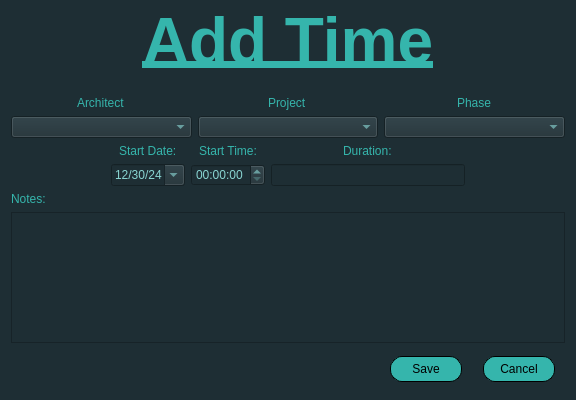
<?xml version="1.0" encoding="UTF-8"?>
<ui version="4.0">
 <class>AddTimeDialog</class>
 <widget class="QDialog" name="AddTimeDialog">
  <property name="geometry">
   <rect>
    <x>0</x>
    <y>0</y>
    <width>576</width>
    <height>400</height>
   </rect>
  </property>
  <property name="windowTitle">
   <string>Dialog</string>
  </property>
  <property name="styleSheet">
   <string notr="true">QWidget{
	background-color: #1E2E34;
}
QComboBox{
	color: #89D5D2;
}
QComboBox QAbstractItemView{
	color: #89D5D2;
}
QLineEdit{
	color: #89D5D2;
}
QDateEdit{
	color: #89D5D2;
}
QTimeEdit{
	color: #89D5D2;
}
QTextEdit{
	color: #89D5D2;
}</string>
  </property>
  <layout class="QVBoxLayout" name="verticalLayout_6">
   <item>
    <widget class="QLabel" name="addTimeLabel">
     <property name="minimumSize">
      <size>
       <width>550</width>
       <height>60</height>
      </size>
     </property>
     <property name="font">
      <font>
       <pointsize>48</pointsize>
       <bold>true</bold>
       <underline>true</underline>
      </font>
     </property>
     <property name="styleSheet">
      <string notr="true">QLabel{
	color: #35B5AC;
}</string>
     </property>
     <property name="text">
      <string>Add Time</string>
     </property>
     <property name="alignment">
      <set>Qt::AlignmentFlag::AlignCenter</set>
     </property>
    </widget>
   </item>
   <item>
    <spacer name="verticalSpacer">
     <property name="orientation">
      <enum>Qt::Orientation::Vertical</enum>
     </property>
     <property name="sizeHint" stdset="0">
      <size>
       <width>20</width>
       <height>80</height>
      </size>
     </property>
    </spacer>
   </item>
   <item>
    <layout class="QHBoxLayout" name="arch_proj_phase_layout">
     <item alignment="Qt::AlignmentFlag::AlignHCenter">
      <widget class="QLabel" name="architectLabel">
       <property name="styleSheet">
        <string notr="true">QLabel{
	color: #35B5AC;
}</string>
       </property>
       <property name="text">
        <string>Architect</string>
       </property>
      </widget>
     </item>
     <item alignment="Qt::AlignmentFlag::AlignHCenter">
      <widget class="QLabel" name="projectLabel">
       <property name="styleSheet">
        <string notr="true">QLabel{
	color: #35B5AC;
}</string>
       </property>
       <property name="text">
        <string>Project</string>
       </property>
      </widget>
     </item>
     <item alignment="Qt::AlignmentFlag::AlignHCenter">
      <widget class="QLabel" name="phaseLabel">
       <property name="styleSheet">
        <string notr="true">QLabel{
	color: #35B5AC;
}</string>
       </property>
       <property name="text">
        <string>Phase</string>
       </property>
      </widget>
     </item>
    </layout>
   </item>
   <item>
    <layout class="QHBoxLayout" name="presets_combobox_layout">
     <item>
      <widget class="QComboBox" name="ArchitectComboBox"/>
     </item>
     <item>
      <widget class="QComboBox" name="ProjectComboBox"/>
     </item>
     <item>
      <widget class="QComboBox" name="PhaseComboBox"/>
     </item>
    </layout>
   </item>
   <item>
    <spacer name="verticalSpacer_2">
     <property name="orientation">
      <enum>Qt::Orientation::Vertical</enum>
     </property>
     <property name="sizeHint" stdset="0">
      <size>
       <width>20</width>
       <height>40</height>
      </size>
     </property>
    </spacer>
   </item>
   <item>
    <layout class="QHBoxLayout" name="horizontalLayout">
     <item>
      <spacer name="timeLayoutLeftSpacer">
       <property name="orientation">
        <enum>Qt::Orientation::Horizontal</enum>
       </property>
       <property name="sizeType">
        <enum>QSizePolicy::Policy::Fixed</enum>
       </property>
       <property name="sizeHint" stdset="0">
        <size>
         <width>100</width>
         <height>20</height>
        </size>
       </property>
      </spacer>
     </item>
     <item>
      <layout class="QVBoxLayout" name="start_date_layout">
       <property name="spacing">
        <number>1</number>
       </property>
       <item alignment="Qt::AlignmentFlag::AlignHCenter|Qt::AlignmentFlag::AlignTop">
        <widget class="QLabel" name="startDate">
         <property name="styleSheet">
          <string notr="true">QLabel{
	color: #35B5AC;
}</string>
         </property>
         <property name="text">
          <string>Start Date:</string>
         </property>
        </widget>
       </item>
       <item alignment="Qt::AlignmentFlag::AlignRight">
        <widget class="QDateEdit" name="timeStartDate">
         <property name="sizePolicy">
          <sizepolicy hsizetype="Minimum" vsizetype="Fixed">
           <horstretch>200</horstretch>
           <verstretch>0</verstretch>
          </sizepolicy>
         </property>
         <property name="maximumDate">
          <date>
           <year>2100</year>
           <month>12</month>
           <day>31</day>
          </date>
         </property>
         <property name="minimumDate">
          <date>
           <year>2024</year>
           <month>12</month>
           <day>30</day>
          </date>
         </property>
         <property name="currentSection">
          <enum>QDateTimeEdit::Section::MonthSection</enum>
         </property>
         <property name="displayFormat">
          <string>MM/dd/yy</string>
         </property>
         <property name="calendarPopup">
          <bool>true</bool>
         </property>
         <property name="timeSpec">
          <enum>Qt::TimeSpec::LocalTime</enum>
         </property>
        </widget>
       </item>
      </layout>
     </item>
     <item>
      <layout class="QVBoxLayout" name="start_times_layout">
       <item alignment="Qt::AlignmentFlag::AlignHCenter|Qt::AlignmentFlag::AlignVCenter">
        <widget class="QLabel" name="startTimeLabel">
         <property name="styleSheet">
          <string notr="true">QLabel{
	color: #35B5AC;
}</string>
         </property>
         <property name="text">
          <string>Start Time:</string>
         </property>
        </widget>
       </item>
       <item>
        <widget class="QTimeEdit" name="timeEdit"/>
       </item>
      </layout>
     </item>
     <item>
      <layout class="QVBoxLayout" name="duration_layout">
       <item alignment="Qt::AlignmentFlag::AlignHCenter|Qt::AlignmentFlag::AlignVCenter">
        <widget class="QLabel" name="durationLabel">
         <property name="styleSheet">
          <string notr="true">QLabel{
	color: #35B5AC;
}</string>
         </property>
         <property name="text">
          <string>Duration:</string>
         </property>
        </widget>
       </item>
       <item>
        <widget class="QLineEdit" name="durationLineEdit"/>
       </item>
      </layout>
     </item>
     <item>
      <spacer name="timeLayoutSpacer">
       <property name="orientation">
        <enum>Qt::Orientation::Horizontal</enum>
       </property>
       <property name="sizeType">
        <enum>QSizePolicy::Policy::Minimum</enum>
       </property>
       <property name="sizeHint" stdset="0">
        <size>
         <width>100</width>
         <height>20</height>
        </size>
       </property>
      </spacer>
     </item>
    </layout>
   </item>
   <item>
    <spacer name="verticalSpacer_3">
     <property name="orientation">
      <enum>Qt::Orientation::Vertical</enum>
     </property>
     <property name="sizeHint" stdset="0">
      <size>
       <width>20</width>
       <height>60</height>
      </size>
     </property>
    </spacer>
   </item>
   <item>
    <layout class="QVBoxLayout" name="verticalLayout_5">
     <item>
      <widget class="QLabel" name="notesLabel">
       <property name="styleSheet">
        <string notr="true">QLabel{
	color: #35B5AC;
}</string>
       </property>
       <property name="text">
        <string>Notes:</string>
       </property>
      </widget>
     </item>
     <item>
      <widget class="QTextEdit" name="notesTextEdit"/>
     </item>
    </layout>
   </item>
   <item alignment="Qt::AlignmentFlag::AlignRight">
    <widget class="QDialogButtonBox" name="addTimeButtonBox">
     <property name="enabled">
      <bool>true</bool>
     </property>
     <property name="sizePolicy">
      <sizepolicy hsizetype="Preferred" vsizetype="Preferred">
       <horstretch>0</horstretch>
       <verstretch>0</verstretch>
      </sizepolicy>
     </property>
     <property name="minimumSize">
      <size>
       <width>150</width>
       <height>40</height>
      </size>
     </property>
     <property name="layoutDirection">
      <enum>Qt::LayoutDirection::LeftToRight</enum>
     </property>
     <property name="styleSheet">
      <string notr="true">QDialogButtonBox QPushButton {
	border-radius: 12px;
	border: 1px solid black;
	border-style: solid;
	background-color: #35B5AC;
	color: black;
	min-width: 50px;
	min-height: 10px;
	padding: 5px 10px;
	margin-left: 5px;
	margin-right: 10px;
}

QPushButton:hover {
	background-color: #2A9089;
}

QPushButton:pressed {
	background-color: #1F6B66;
}</string>
     </property>
     <property name="orientation">
      <enum>Qt::Orientation::Horizontal</enum>
     </property>
     <property name="standardButtons">
      <set>QDialogButtonBox::StandardButton::Cancel|QDialogButtonBox::StandardButton::Save</set>
     </property>
     <property name="centerButtons">
      <bool>true</bool>
     </property>
    </widget>
   </item>
  </layout>
 </widget>
 <resources/>
 <connections>
  <connection>
   <sender>addTimeButtonBox</sender>
   <signal>accepted()</signal>
   <receiver>AddTimeDialog</receiver>
   <slot>accept()</slot>
   <hints>
    <hint type="sourcelabel">
     <x>248</x>
     <y>254</y>
    </hint>
    <hint type="destinationlabel">
     <x>157</x>
     <y>274</y>
    </hint>
   </hints>
  </connection>
  <connection>
   <sender>addTimeButtonBox</sender>
   <signal>rejected()</signal>
   <receiver>AddTimeDialog</receiver>
   <slot>reject()</slot>
   <hints>
    <hint type="sourcelabel">
     <x>316</x>
     <y>260</y>
    </hint>
    <hint type="destinationlabel">
     <x>286</x>
     <y>274</y>
    </hint>
   </hints>
  </connection>
 </connections>
</ui>
